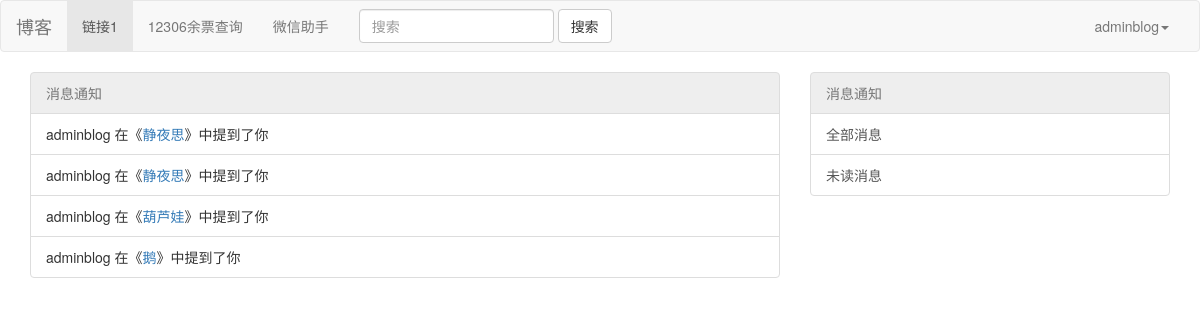
Page /comment/message/all (signed in) on the earlier database version.
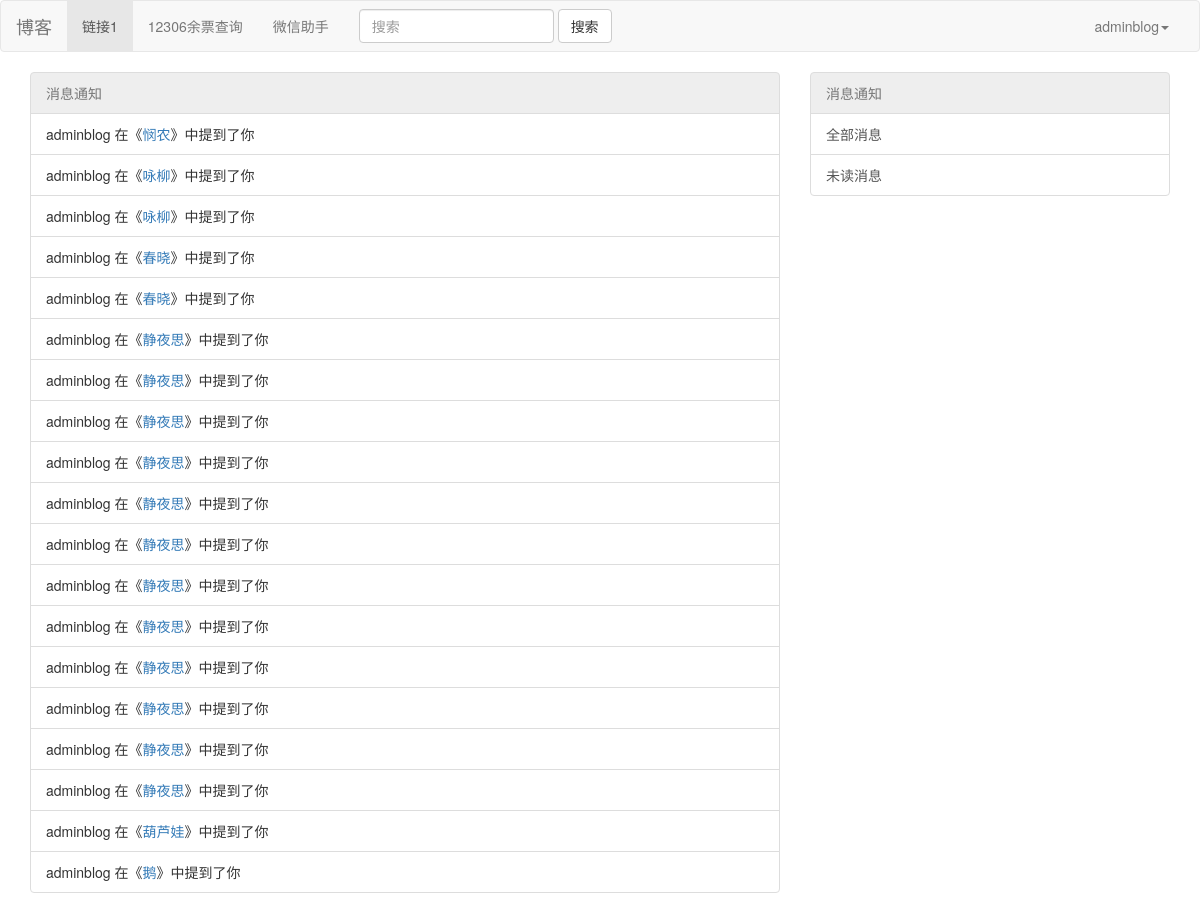
Same page on the later database version.
### apps/myauth/models.py (models this page shows)
class Myuser(AbstractUser):
    avatar = ProcessedImageField(upload_to='avatar',
                                 default='avatar/default.png',
                                 verbose_name='头像',
                                 processors=[ResizeToFill(100,100)],)
    signature = models.CharField(max_length=50, blank=True, null=True, verbose_name="签名")
    def __str__(self):
        return self.username

### apps/comment/models.py (models this page shows, shortened)
class Message(models.Model):
    sender = models.ForeignKey(settings.AUTH_USER_MODEL, on_delete=models.CASCADE, related_name='sender_message', verbose_name='发送者')
    receiver = models.ForeignKey(settings.AUTH_USER_MODEL, on_delete=models.CASCADE, related_name='receiver_message', verbose_name='接收者')
    create_date = models.DateTimeField('创建时间', auto_now_add=True)
    is_read = models.BooleanField('是否已读', default = False)
    belong = models.ForeignKey(Comment, on_delete=models.CASCADE, related_name='comment_messages', verbose_name='所属评论')
    class Meta:
        verbose_name = '消息通知'
        verbose_name_plural = verbose_name
        ordering = ['-create_date']

class Comment(models.Model):
    owner = models.ForeignKey(settings.AUTH_USER_MODEL, on_delete=models.CASCADE, verbose_name='评论人')
    body = models.TextField('评论内容')
    create_date = models.DateTimeField('评论时间', auto_now_add=True)
    belong = models.ForeignKey(settings.ARTICLE_MODEL, on_delete=models.CASCADE, related_name='articles_comments', verbose_name='所属文章')
    class Meta:
        verbose_name = '文章评论'
        verbose_name_plural = verbose_name
        ordering = ['create_date']

### apps/blog/models.py (models this page shows, shortened)
class Article(models.Model):
        author = models.ForeignKey(settings.AUTH_USER_MODEL, on_delete=models.CASCADE, verbose_name='作者')
        title = models.CharField(max_length=150, verbose_name='标题')
        summary = models.TextField('摘要', max_length=300, default='请输入文章摘要....')
        body = RichTextUploadingField(verbose_name='内容', default='请输入文章内容....')
        create_date = models.DateTimeField(verbose_name='创建时间', auto_now_add=True)
        slug = models.SlugField('唯一标识', unique=True, max_length=20, default='slug_input_default(请修改)')
        catalogue = models.ForeignKey(Catalogue, on_delete=models.CASCADE, verbose_name='文章分类')
        class Meta:
                verbose_name = '文章'                  #通俗易懂的名字
                verbose_name_plural = verbose_name      # 复数形式
                ordering=['-create_date']               # 降序排序

### apps/comment/views.py (the view)
# urls.py: path('message/all',msg_all_view, name='msg_all_url'),  # 所有消息
@login_required
def msg_all_view(request):
    msg_list = Message.objects.filter(receiver = request.user)
    return render(request, 'comment/msg_list.html',{'msg_list':msg_list})

### apps/comment/templates/comment/msg_list.html
{% extends "blog/base.html" %}
{% block base_content %}
<div class="container">
    <div class="row">
        <div class="col-lg-8 col-xs-12 col-sm-6 col-md-8">
	   <div class="list-group">
       	     <a class="list-group-item disabled">消息通知</a>
	     {% for msg in msg_list %}
  	     <span class="list-group-item">{{msg.sender}} 在《<a href="{% url 'blog:article_url' msg.belong.belong.slug %}">{{msg.belong.belong.title}}</a>》中提到了你
             </span>
	     {% empty %}
	     <h3>暂无消息!</h3>
             {% endfor %}
           </div>
        </div>
        <div class=" col-lg-4 col-xs-12 col-sm-6">
	  <div class="list-group">
	     <a class="list-group-item disabled">消息通知</a>
	     <a href="{% url 'comment:msg_all_url' %}" class="list-group-item">全部消息</a>
	     <a href="{% url 'comment:msg_unread_url' %}" class="list-group-item">未读消息</a>
	  </div>
        </div>
    </div>
</div>
{% endblock %}

### apps/blog/templates/blog/base.html (shortened to what this page needs)
<!DOCTYPE html>
<html lang="zh-CN">
  <head>
    <link href="https://cdn.jsdelivr.net/npm/bootstrap@3.3.7/dist/css/bootstrap.min.css" rel="stylesheet">
  </head>
  <body>
    {% include 'blog/nav.html'%}
    {% block base_content %}default thing for test{% endblock %}
  </body>
</html>

### apps/blog/templates/blog/nav.html (shortened to what this page needs)
<nav class="navbar navbar-default">
  <div class="container-fluid">
    <div class="navbar-header">
      <a class="navbar-brand" href="/">博客</a>
    </div>
    <div class="collapse navbar-collapse" id="bs-example-navbar-collapse-1">
      <ul class="nav navbar-nav">
        <li class="active"><a href="#">链接1 <span class="sr-only">(current)</span></a></li>
        <li><a href="{% url 'tools:ticketleft_init_url' %}">12306余票查询</a></li>
        <li><a href="{% url 'tools:wechat_url' %}">微信助手</a></li>
      </ul>
      <form class="navbar-form navbar-left" method="get" action="{% url 'blog:haystack_search' %}">
        <div class="form-group">
          <input type="text" class="form-control" name="q" placeholder="搜索" required=True>
        </div>
        <button type="submit" class="btn btn-default">搜索</button>
      </form>
      <ul class="nav navbar-nav navbar-right">
{% if user.is_authenticated %}
        <li class="dropdown">
          <a href="#" class="dropdown-toggle" data-toggle="dropdown" role="button" aria-haspopup="true" aria-expanded="false">{{user.username}}<span class="caret"></span></a>
        </li>
{% else %}
        <li><a href="{% url 'account_login' %}">登陆</a></li>
        <li><a href="{% url 'account_signup' %}">注册</a></li>
{% endif %}
      </ul>
    </div>
  </div>
</nav>

Differences in the rows shown:
added Message: sender "adminblog", belong.belong "悯农"
added Message: sender "adminblog", belong.belong "咏柳"
added Message: sender "adminblog", belong.belong "咏柳"
added Message: sender "adminblog", belong.belong "春晓"
added Message: sender "adminblog", belong.belong "春晓"
added Message: sender "adminblog", belong.belong "静夜思"
added Message: sender "adminblog", belong.belong "静夜思"
added Message: sender "adminblog", belong.belong "静夜思"
added Message: sender "adminblog", belong.belong "静夜思"
added Message: sender "adminblog", belong.belong "静夜思"
added Message: sender "adminblog", belong.belong "静夜思"
added Message: sender "adminblog", belong.belong "静夜思"
added Message: sender "adminblog", belong.belong "静夜思"
added Message: sender "adminblog", belong.belong "静夜思"
added Message: sender "adminblog", belong.belong "静夜思"
